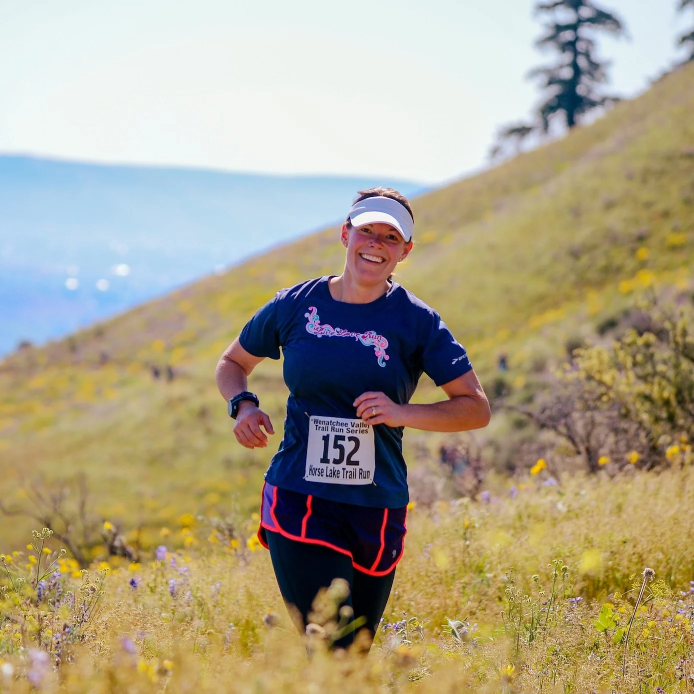
#> input picture deep-learning/object_detection_with_tensorflow/images/pexels-frank-cone-2330502-cropped_e07fcbdc-984c-4f0a-92ab-8fd298a6101d.webp, 1388 x 1388 px (shown at 1/2 size)
$ jupyter execute --allow-errors 1-introduction_to_object_detection.ipynb
#> lines starting #> are read from the running program, lines starting #| are printed output that depends on the picture
# Introduction to Object Detection

## Setup

[cell 1]
import cv2
import matplotlib.pyplot as plt
import matplotlib.patches as patches
import os
import re

import numpy as np

## Sliding Windows

[cell 2]
image_path = "../images/pexels-frank-cone-2330502-cropped_e07fcbdc-984c-4f0a-92ab-8fd298a6101d.webp"

np_image = cv2.imread(image_path)
#> np_image is the input picture: shape (1388, 1388, 3); mean B, G, R 136.4, 161.4, 171.2
np_image = cv2.cvtColor(np_image, cv2.COLOR_BGR2RGB)
np_image = cv2.resize(np_image, dsize=(1000, 1000))
#> np_image: shape (1000, 1000, 3)
plt.imshow(np_image)

[cell 3]
def sliding_window(image, step, window_size):
    for y in range(0, image.shape[0] - window_size[1] + 1, step):
        for x in range(0, image.shape[1] - window_size[0] + 1, step):
            yield (x, y, image[y : y + window_size[1], x : x + window_size[0]])

[cell 4]
windows = sliding_window(np_image, 200, (200, 200))

[cell 5]
os.makedirs("../images/sliding_windows", exist_ok=True)

[cell 6]
for x, window in enumerate(windows):
    f, axes = plt.subplots(1, 2, figsize=(12, 12))
    axes[0].imshow(np_image)
    rect = patches.Rectangle(
        (window[0], window[1]), 200, 200, linewidth=2, edgecolor="g", facecolor="none"
    )
    axes[0].add_patch(rect)
    axes[1].imshow(window[2])
    f.savefig(f"../images/sliding_windows/image-{x}.png", dpi=f.dpi)
#> this loop made 25 passes
#> pass 1, `f.savefig(f"../images/sliding_windows/image-{x}.png", dpi=f.dpi)`:
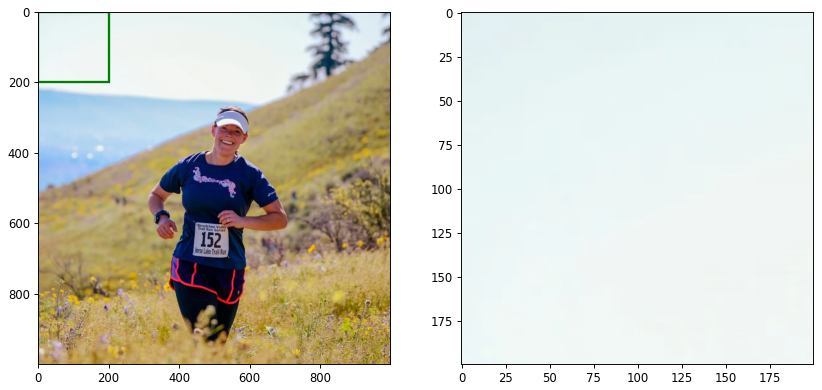
#> figure drawn by matplotlib, 2 panels
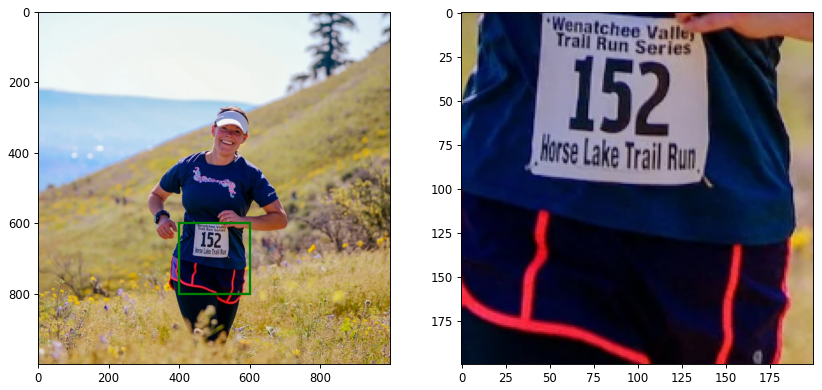
#> figure drawn by matplotlib, 2 panels
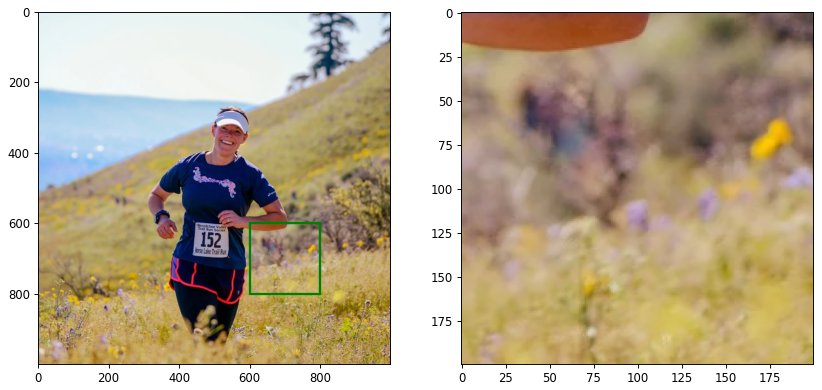
#> figure drawn by matplotlib, 2 panels
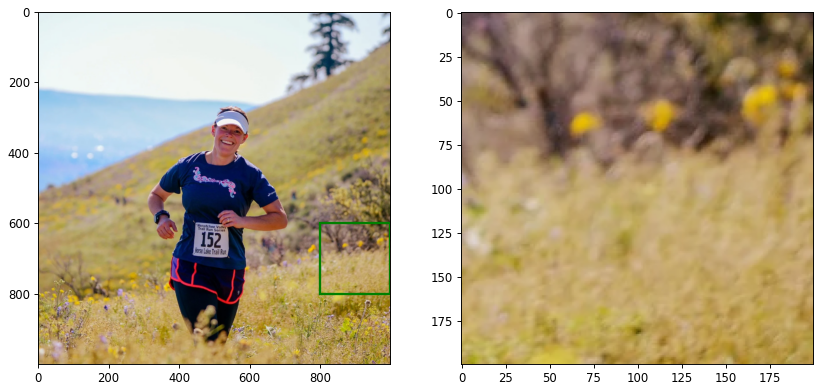
#> figure drawn by matplotlib, 2 panels
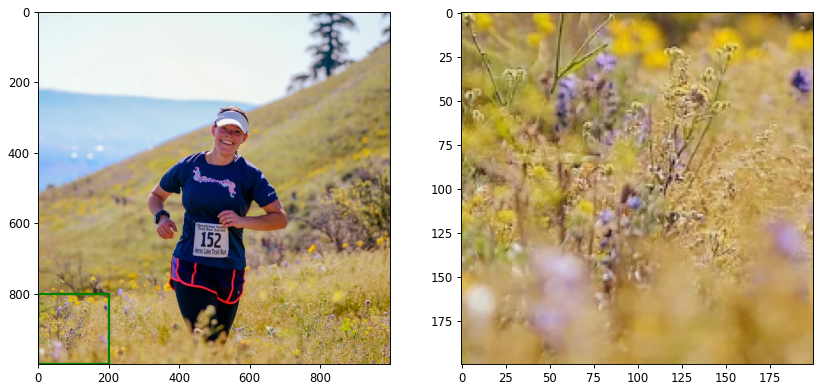
#> figure drawn by matplotlib, 2 panels
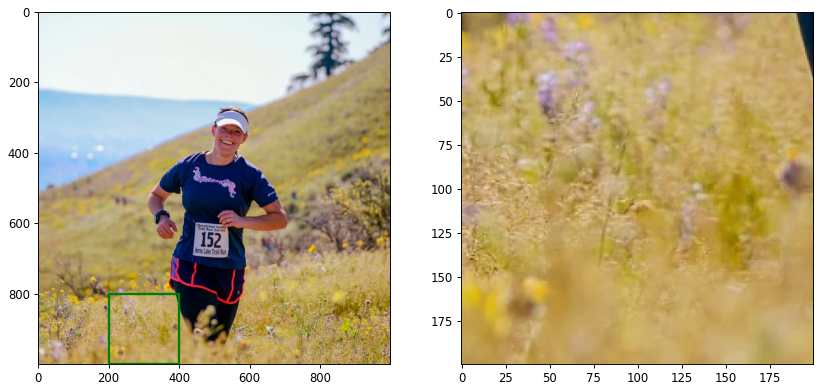
#> figure drawn by matplotlib, 2 panels
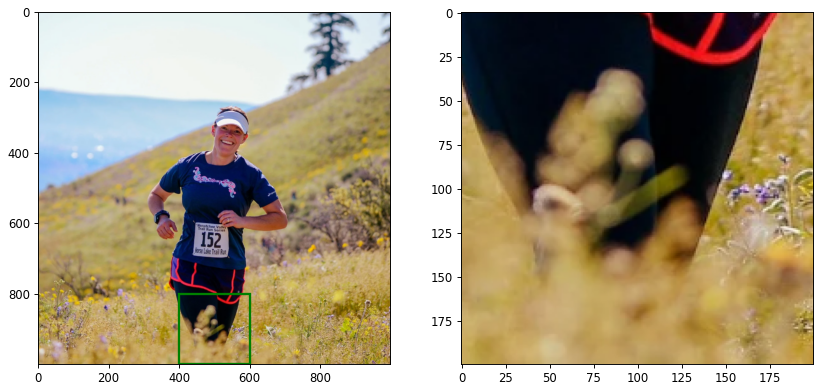
#> figure drawn by matplotlib, 2 panels
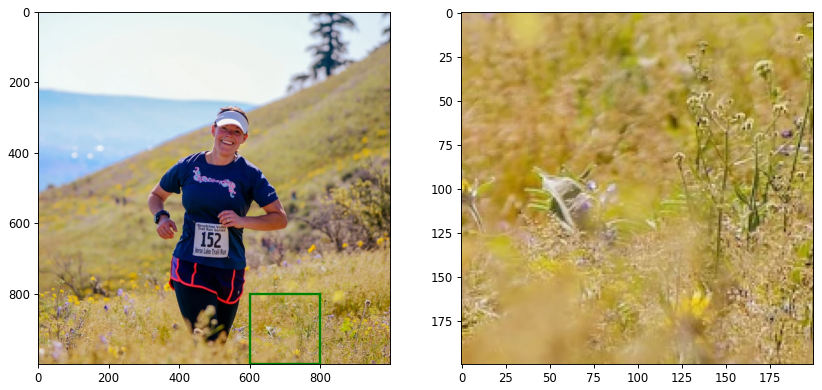
#> figure drawn by matplotlib, 2 panels
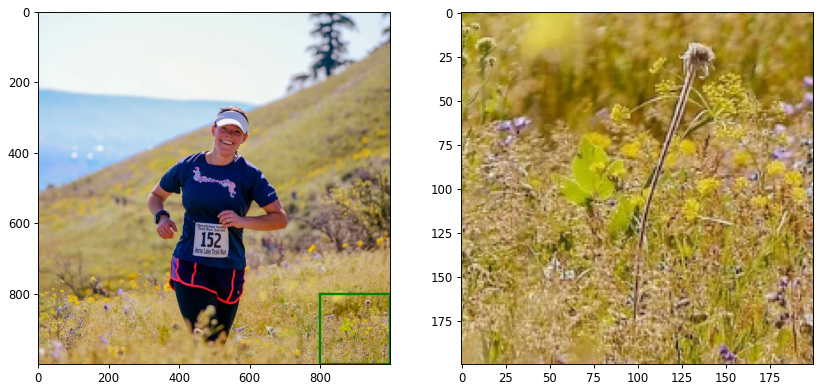
#> figure drawn by matplotlib, 2 panels

## Create a video with the images

[cell 7]
image_folder = "../images/sliding_windows/"
video_name = "sliding_window.mp4"

images = [img for img in os.listdir(image_folder) if img.endswith(".png")]

[cell 8]
pattern = "[0-9]+"
images = sorted(images, key=lambda x: int(re.search(pattern, x).group(0)))
#> images = ['1.png', '10.png', '11.png']

# Get the shape of the images
frame = cv2.imread(os.path.join(image_folder, images[0]))
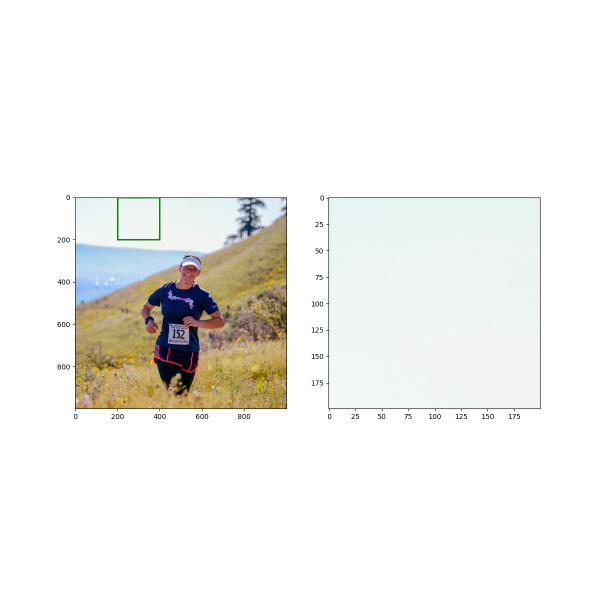
#> input picture deep-learning/object_detection_with_tensorflow/images/sliding_windows/1.png, 1200 x 1200 px (shown at 1/2 size)
#> frame is the input picture: shape (1200, 1200, 3); mean B, G, R 237.6, 241, 241.4
height, width, channels = frame.shape
#> height = 1200; width = 1200; channels = 3

video = cv2.VideoWriter(video_name, 0, 1, (height, width))
for image in images:
    video.write(cv2.imread(os.path.join(image_folder, image)))

video.release()

[cell 9]
print(images)
#| ['1.png', '10.png', '11.png']
